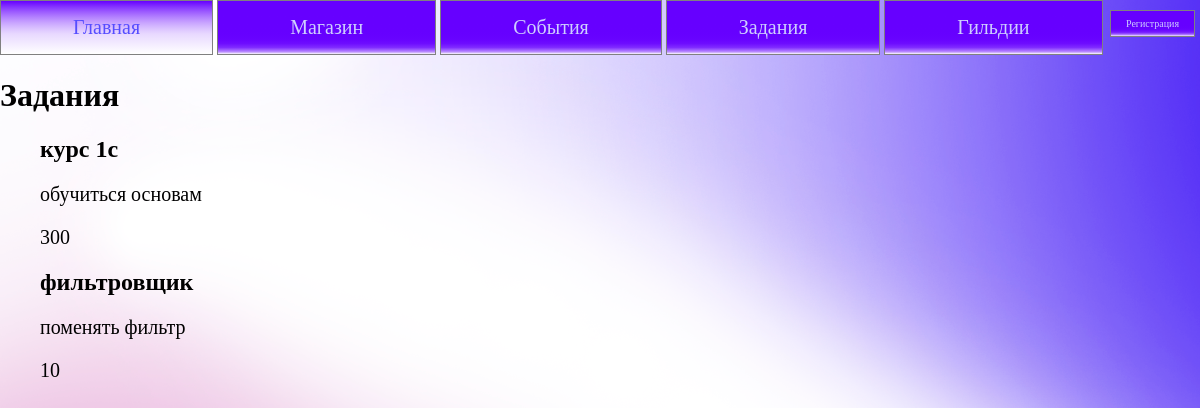
/tasks/, run on the app's committed database.
### vtb/models.py (models this page shows, shortened)
class Tasks(models.Model):
    name = models.CharField(max_length=64)
    description = models.CharField(max_length=256)
    reward = models.IntegerField()
    time_created = models.DateTimeField(auto_now_add=True)
    min_exp = models.IntegerField()
    filter = models.ForeignKey('TaskFilters', on_delete=models.PROTECT, null=True)
    class Meta:
        verbose_name = 'Задания'
        verbose_name_plural = 'Задания'

### vtb/views.py (the view)
# urls.py: path('tasks/', Tasks.as_view(), name='tasks'),
class Tasks(ListView):
    model = Tasks
    template_name = 'vtb/tasks.html'
    context_object_name = 'tasks'
    def get_context_data(self, *, object_list=None, **kwargs):
        context = super().get_context_data(**kwargs)
        context['menu'] = menu
        return context

### vtb/templates/vtb/tasks.html
{% extends 'vtb/base.html' %}
{% block content %}
<h1>Задания</h1>
<ul>
    {% for t in tasks %}
        <li>
            <h2>{{t.name}}</h2>
            <p>{{t.description}}</p>
            <p>{{t.reward}}</p>
        </li>
    {% endfor %}
</ul>
{% endblock %}

### vtb/static/vtb/css/style.css (style rules this page uses)
body { margin: 0px; background-image: url("../images/background.png"); }
p { font-family: "Times New Roman"; font-size: 20px; }
ul { list-style: none; }

### data on the page
Tasks: name "курс 1с", description "обучиться основам", reward "300"
Tasks: name "фильтровщик", description "поменять фильтр", reward "10"

### other printed values
{{ m.title }} "Главная" "Магазин" "События" "Задания" "Гильдии"
